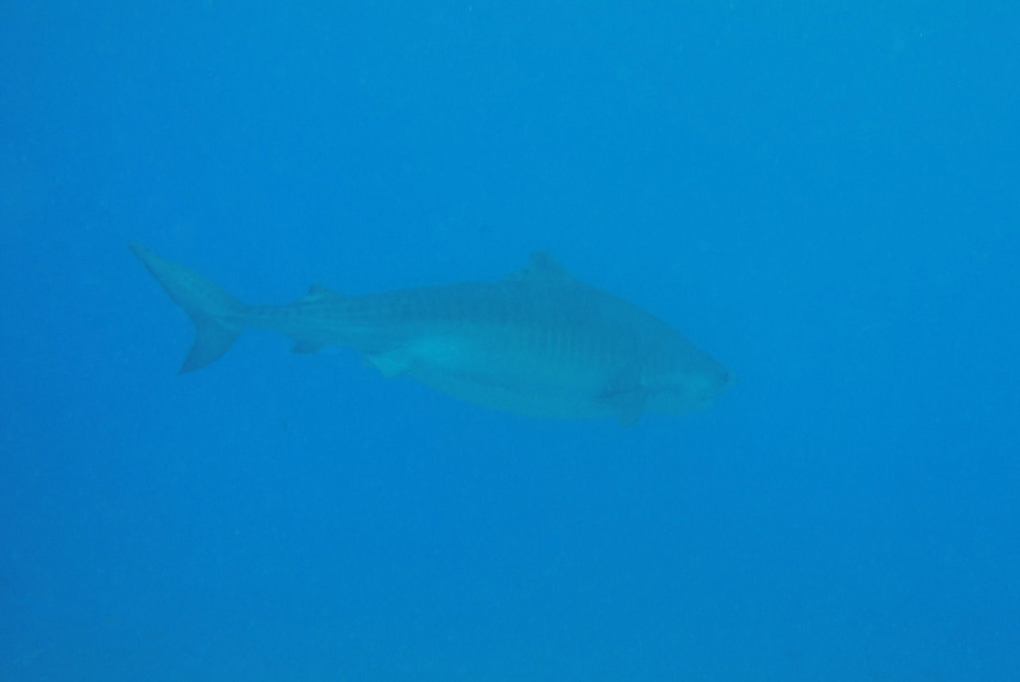
#> input picture Assignment1/Shark1.PNG, 1020 x 682 px, found by its file name
$ python SharkAssignment.py
#> lines starting #> are read from the running program, lines starting #| are printed output that depends on the picture
import numpy as np
import cv2
from matplotlib import pyplot as plt
from matplotlib import image as image
import easygui
import cmapy

######### Reading Images #########

# Opening an image from a file:
I = cv2.imread("Shark1.png")
#> I is the input picture: shape (682, 1020, 3); mean B, G, R 198.7, 130, 4
I2 = cv2.imread("Shark2.png")
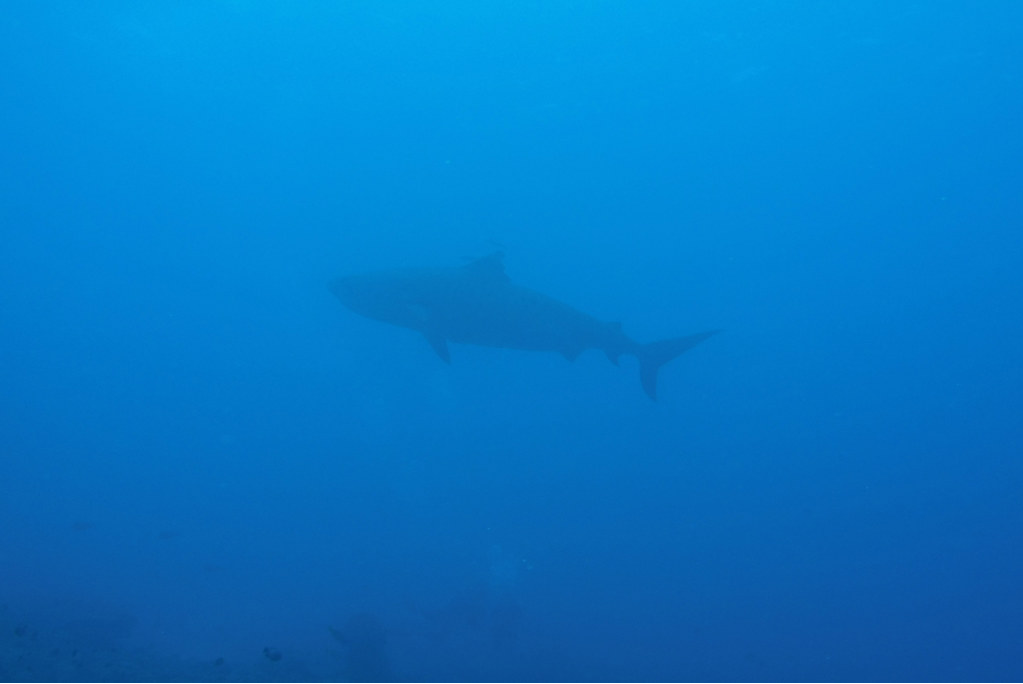
#> input picture Assignment1/Shark2.PNG, 1023 x 684 px, found by its file name
#> I2 is the input picture: shape (684, 1023, 3); mean B, G, R 198.3, 120.8, 5.3


#Converting to different colour spaces:
def convertColourSpace(I):
    RGB = cv2.cvtColor(I, cv2.COLOR_BGR2RGB)
    YUV = cv2.cvtColor(I, cv2.COLOR_BGR2YUV)
#> YUV: shape (682, 1020, 3); mean of channels 0, 1, 2 100.1, 176.7, 43.8
    XYZ = cv2.cvtColor(I, cv2.COLOR_BGR2XYZ)
#> XYZ: shape (682, 1020, 3); mean of channels 0, 1, 2 84, 108.2, 204.3
    return RGB, YUV, XYZ


#calling function to convert colour spaces
RGB, YUV, XYZ = convertColourSpace(I)


#splitting colours channels
Y, U, V = cv2.split(YUV)
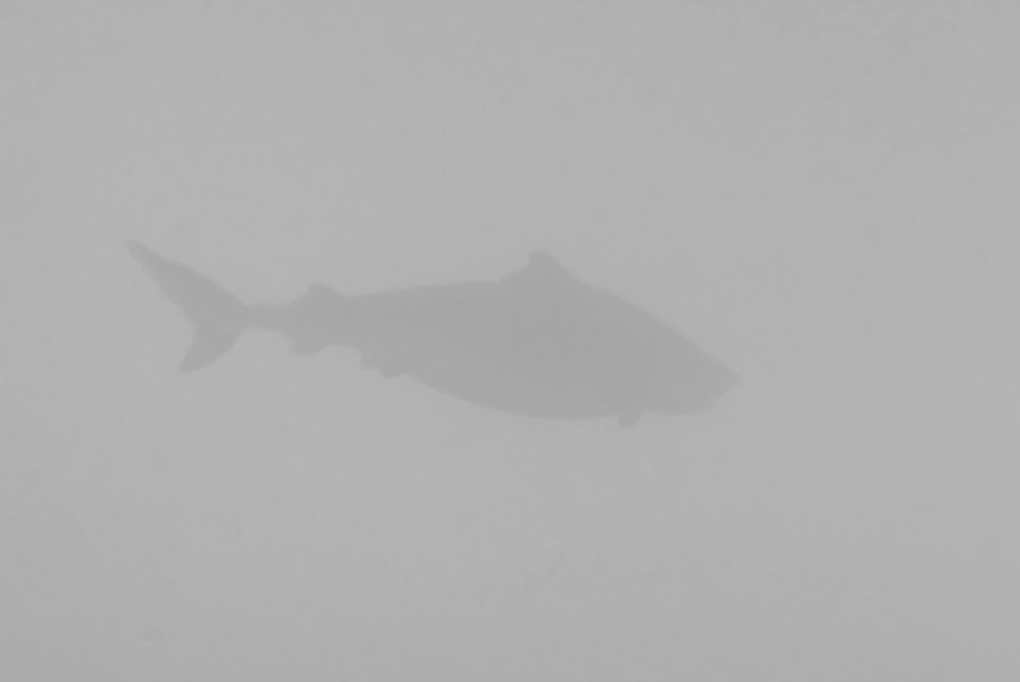
#> U: shape (682, 1020); min 163, max 182, mean 176.7
R, G, B = cv2.split(RGB)
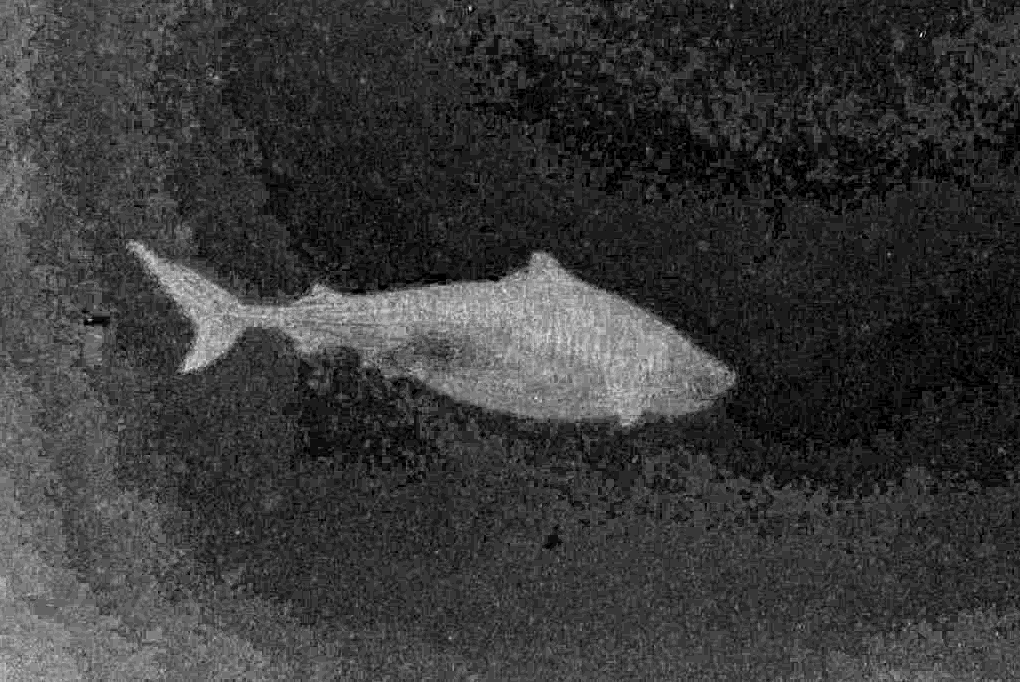
#> R: shape (682, 1020); min 0, max 18, mean 4; drawn with min black and max white
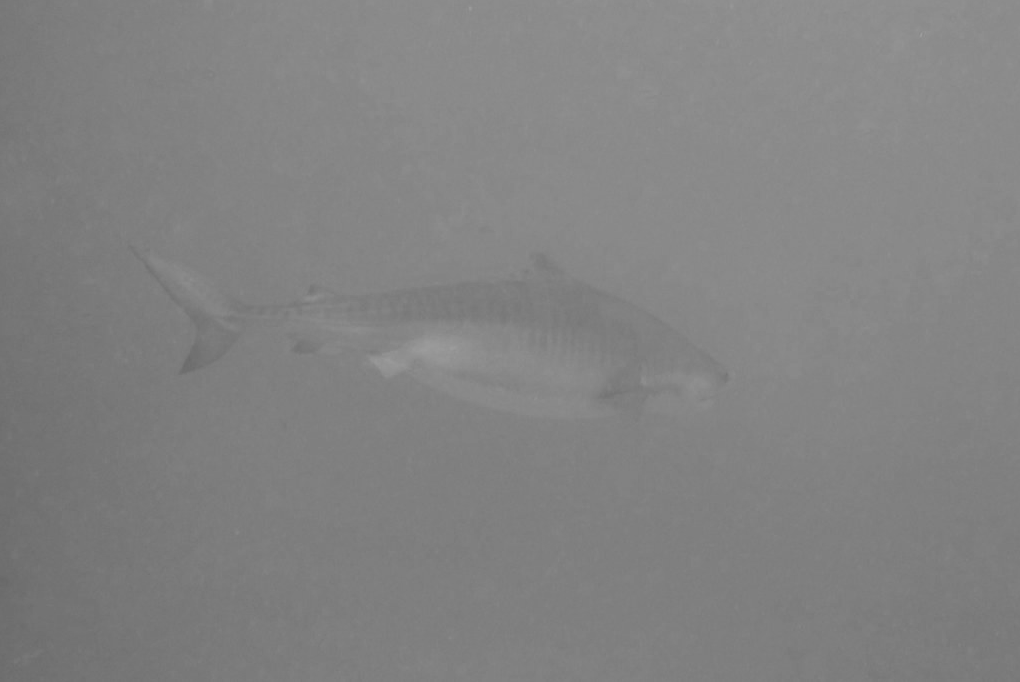
#> G: shape (682, 1020); min 104, max 158, mean 130
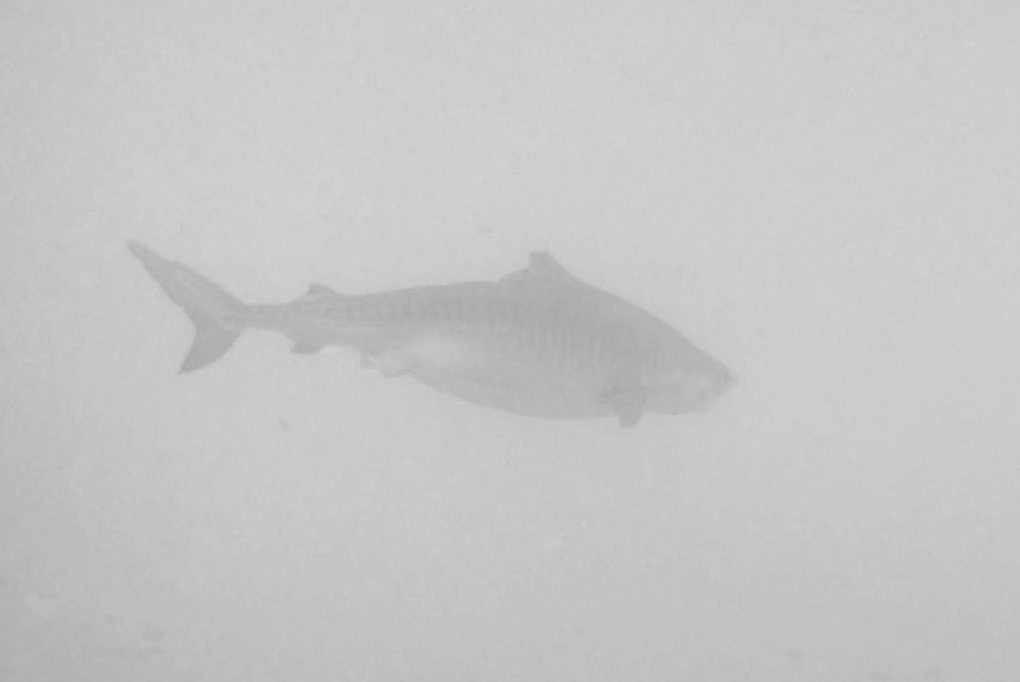
#> B: shape (682, 1020); min 166, max 219, mean 198.7
X, Y1, Z = cv2.split(XYZ)


#merging colour channels
merged_image_for_mask = cv2.merge([B, U, U])
#> merged_image_for_mask: shape (682, 1020, 3); mean of channels 0, 1, 2 198.7, 176.7, 176.7


#function to obtain detailed shark
def detail(Y1):
    #equalise the image to increase contrast
    I = cv2.equalizeHist(Y1)
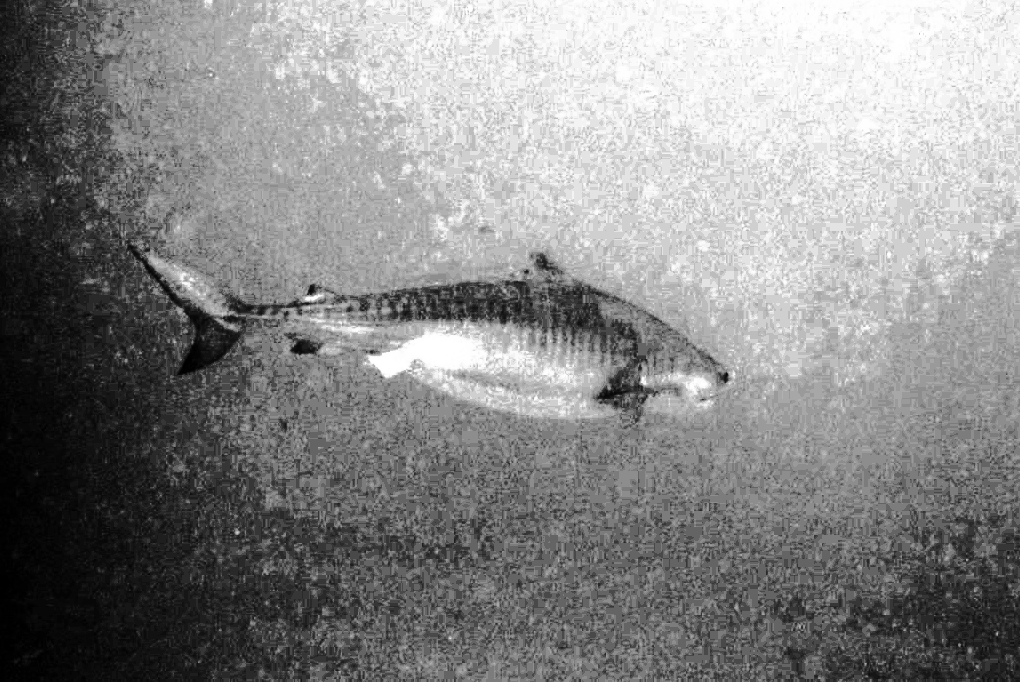
#> I: shape (682, 1020); min 0, max 255, mean 135.3
    #apply color map function to image
#> (the run stopped early here; a loop or call above may not have finished)
